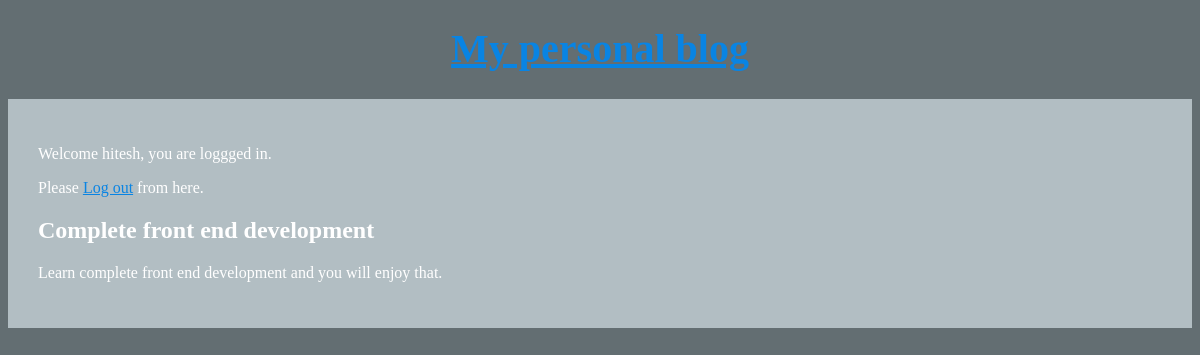
/article/1 (signed in), run on the app's committed database.
### articles/models.py (models this page shows, shortened)
class Article(models.Model):
    author = models.ForeignKey(
        'auth.User',
        on_delete=models.CASCADE,
    )
    title = models.CharField(max_length=200)
    text = models.TextField()

### articles/views.py (the view)
# urls.py: path('article/<int:pk>', views.ArticleDetailView.as_view(), name='article_page' ),
class ArticleDetailView(DetailView):
    model = Article
    template_name = 'detail.html'
    context_object_name = 'batman'

### templates/detail.html
{% extends 'base.html' %}
{% block content %}
  <div class="details">
    <h2>{{batman.title}}</h2>
    <p>{{batman.text}}</p>
  </div>
{% endblock content %}

### templates/base.html (shortened to what this page needs)
{% load staticfiles %}
<!DOCTYPE html>
<html lang="en">
<head>
  <link rel="stylesheet" href="{% static 'css/basestyles.css' %}">
</head>
<body>
  <header>
    <h1><a href="/">My personal blog</a></h1>
  </header>
    <div class="container">
      {% if user.is_authenticated %}
        <p>Welcome {{ user.username }}, you are loggged in.</p>
        <p>Please <a href="{% url 'logout' %}">Log out</a> from here.</p>
      {%else%}
        <p>Please <a href="{% url 'login' %}">click</a> here to login.</p>
        <p>To create new user, <a href="{% url 'signup' %}">sign up</a> from here.</p>
      {% endif%}
      {% block content %}
      {% endblock content %}
    </div>
</body>
</html>

### static/css/basestyles.css (style rules this page uses)
body { background-color: #636e72; color: #FFF; }
h1 { font-size: 2.5rem; text-align: center; margin-top: 25px; }
a { color: #0984e3; }
.container { margin-top: 20px; background-color: #b2bec3; padding: 30px; }

### data on the page
Article: title "Complete front end development", text "Learn complete front end development and you will enjoy that."

### other printed values
{{ user.username }} "hitesh"
